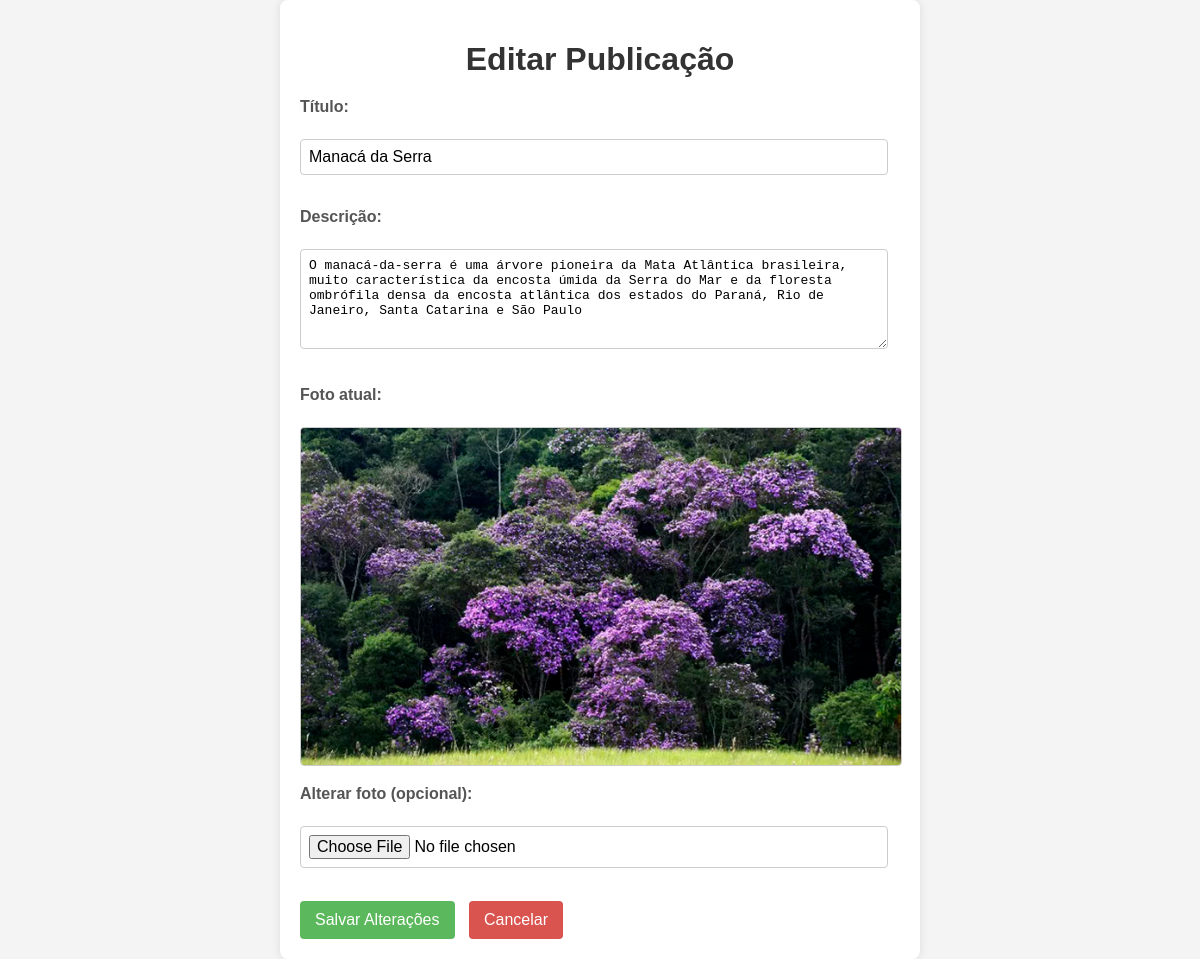
Screenshot of /editar_publicacao.php?id=43 (signed in) with the database file from the repository.
### tables this page shows
CREATE TABLE `publicacoes` (
  `id` int(11) NOT NULL,
  `especie` varchar(255) NOT NULL,
  `foto` varchar(255) NOT NULL,
  `usuario_id` int(11) NOT NULL,
  `data_publicacao` datetime DEFAULT current_timestamp(),
  `titulo` varchar(255) DEFAULT NULL,
  `descricao` text DEFAULT NULL,
  `caminho_foto` varchar(255) DEFAULT NULL,
  `atropelamento` tinyint(1) DEFAULT 0,
  `categoria` varchar(50) DEFAULT NULL,
  `tipo_especifico` varchar(100) DEFAULT NULL,
  `sub_categoria` varchar(100) DEFAULT NULL,
  `nome_cientifico` varchar(255) DEFAULT NULL
);

### editar_publicacao.php (the view, shortened to what this page needs)
<?php
include 'conexao.php';
$publicacao = null;
if (isset($_GET['id']) && is_numeric($_GET['id'])) {
    $publicacao_id = $_GET['id'];
    $stmt = $conn->prepare("SELECT * FROM publicacoes WHERE id = ? AND usuario_id = ?");
    $stmt->bind_param("ii", $publicacao_id, $_SESSION['usuario_id']);
    $stmt->execute();
    $resultado = $stmt->get_result();
    $publicacao = $resultado->fetch_assoc();
} else {
    $mensagem = "ID da publicação inválido.";
}
?>
<!DOCTYPE html>
<html lang="pt-br">
<head>
    <link rel="stylesheet" href="css/editar_publicacao.css">
</head>
<body>
    <div class="container">
        <h1>Editar Publicação</h1>
        <?php if (isset($publicacao)): ?>
            <form method="POST" enctype="multipart/form-data">
                <label for="titulo">Título:</label><br>
                <input type="text" id="titulo" name="titulo" value="<?php echo htmlspecialchars($publicacao['titulo']); ?>" required><br><br>
                <label for="descricao">Descrição:</label><br>
                <textarea id="descricao" name="descricao" required><?php echo htmlspecialchars($publicacao['descricao']); ?></textarea><br><br>
                <div>
                    <label>Foto atual:</label><br>
                    <?php if (!empty($publicacao['caminho_foto'])): ?>
                        <img src="<?php echo htmlspecialchars($publicacao['caminho_foto']); ?>" alt="Foto atual" class="current-image">
                    <?php else: ?>
                        <p>Nenhuma foto cadastrada.</p>
                    <?php endif; ?>
                </div>
                <label for="foto">Alterar foto (opcional):</label><br>
                <input type="file" id="foto" name="foto" accept="image/*"><br><br>
                <button type="submit" name="atualizar_publicacao">Salvar Alterações</button>
                <a href="feed_user.php"><button type="button">Cancelar</button></a>
            </form>
        <?php endif; ?>
    </div>
</body>
</html>

### css/editar_publicacao.css (style rules this page uses)
body { font-family: Arial, sans-serif; background-color: #f4f4f4; margin: 0; padding: 0; display: flex; justify-content: center; align-items: center; min-height: 100vh; }
.container { background-color: white; padding: 20px; border-radius: 8px; box-shadow: 0 0 10px rgba(0, 0, 0, 0.1); width: 90%; max-width: 600px; }
h1 { text-align: center; color: #333; margin-bottom: 20px; }
label { display: block; margin-bottom: 5px; font-weight: bold; color: #555; }
input[type="text"], textarea, input[type="file"] { width: calc(100% - 12px); padding: 8px; margin-bottom: 15px; border: 1px solid #ccc; border-radius: 4px; box-sizing: border-box; font-size: 1em; }
textarea { resize: vertical; min-height: 100px; }
button { background-color: #5cb85c; color: white; padding: 10px 15px; border: none; border-radius: 4px; cursor: pointer; font-size: 1em; transition: background-color 0.3s ease; margin-right: 10px; }
a button { background-color: #d9534f; }
.current-image { max-width: 100%; margin-bottom: 15px; border: 1px solid #ccc; border-radius: 4px; height: auto; }

### rows the page displays
publicacoes: titulo "Manacá da Serra", descricao "O manacá-da-serra é uma árvore pioneira da Mata Atlântica brasileira, muito característica da encosta úmida da Serra do Mar e da floresta ombrófila densa da encosta atlântica dos estados do Paraná, Rio de Janeiro, Santa Catarina e São Paulo", caminho_foto (picture)
